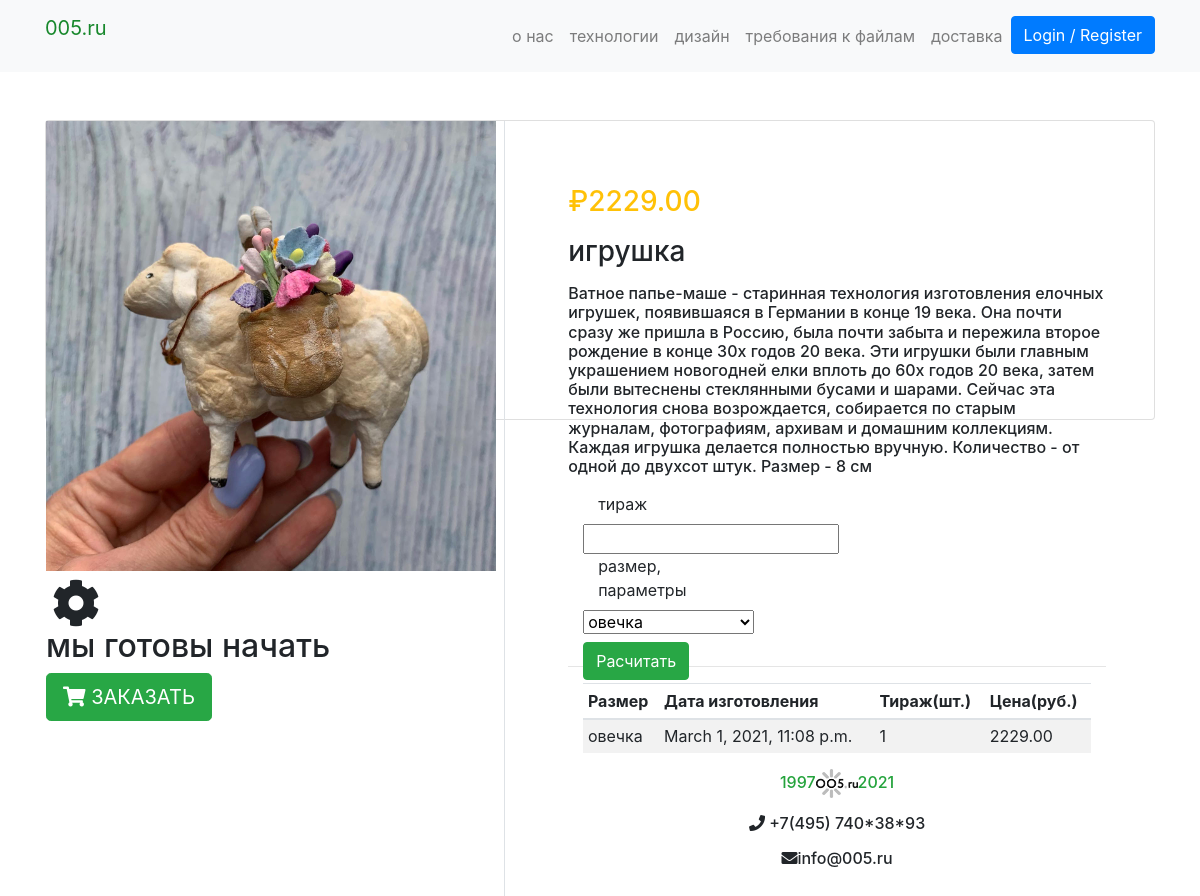
Page /product/sheep_toy/ on the committed database.
### products/models.py (models this page shows, shortened)
class  Product(PolymorphicModel):
    mainimage = models.ImageField(upload_to='products/', blank=True, null=True)
    name = models.CharField(max_length=300, default = None, null=True)
    slug = models.SlugField(default = None, null=True)
    subcategory = models.ForeignKey(SubCategory, on_delete=models.CASCADE, default = None, null=True)
    category = models.ForeignKey(Category, on_delete=models.CASCADE, default = None, null=True)
    preview_text = models.TextField(max_length=50, verbose_name='Preview Text', blank=True, null=True)
    detail_text = models.TextField(max_length=1000, verbose_name='Detail Text', blank=True, null=True)
    lim1 = models.FloatField(default = None, null=True)
    lim2 = models.FloatField(default = None, null=True)
    tirazh = models.IntegerField(null=False)
    t = models.IntegerField(null=True)
    p = models.FloatField(default = None, null=True)
    box_size = models.CharField(max_length=50)
    def timeplus(self):
        t = self.t
        futuredate = datetime.now() + timedelta(days=t)
        return futuredate
    def calc(self):
        boxsize = self.boxsizes_set.get(value = self.box_size)
        a = float(boxsize.b*self.tirazh**2+boxsize.b*self.tirazh**1+boxsize.h)*self.p*1.06
        return "{0:.2f}".format(round(a,0))

class Note2 (Product):
    def __init__(self, *args, **kwargs):
        super(Note2, self).__init__(*args, **kwargs)

class  Product(PolymorphicModel):
    mainimage = models.ImageField(upload_to='products/', blank=True, null=True)
    name = models.CharField(max_length=300, default = None, null=True)
    slug = models.SlugField(default = None, null=True)
    subcategory = models.ForeignKey(SubCategory, on_delete=models.CASCADE, default = None, null=True)
    category = models.ForeignKey(Category, on_delete=models.CASCADE, default = None, null=True)
    preview_text = models.TextField(max_length=50, verbose_name='Preview Text', blank=True, null=True)
    detail_text = models.TextField(max_length=1000, verbose_name='Detail Text', blank=True, null=True)
    lim1 = models.FloatField(default = None, null=True)
    lim2 = models.FloatField(default = None, null=True)
    tirazh = models.IntegerField(null=False)
    t = models.IntegerField(null=True)
    p = models.FloatField(default = None, null=True)
    box_size = models.CharField(max_length=50)
    def timeplus(self):
        t = self.t
        futuredate = datetime.now() + timedelta(days=t)
        return futuredate
    def calc(self):
        boxsize = self.boxsizes_set.get(value = self.box_size)
        a = float(boxsize.b*self.tirazh**2+boxsize.b*self.tirazh**1+boxsize.h)*self.p*1.06
        return "{0:.2f}".format(round(a,0))

class BoxSizes(models.Model):
    value = models.CharField(max_length=80)
    name = models.CharField(max_length=80)
    product = models.ForeignKey(Product, on_delete=models.CASCADE, null = True, blank = True)
    b = models.FloatField(null = True, blank = True)
    h = models.FloatField(null = True, blank = True)
    d = models.FloatField(null = True, blank = True)

### products/views.py (the view)
# urls.py: path('product/<slug>/', new_indexView, name='product'),
def new_indexView(request, slug):
    try:
        product = Product.objects.get(slug = slug)
        boxsizes = tuple(product.boxsizes_set.all().values_list('value', 'name'))
        if not boxsizes:
            boxsizes = (('Не задан', 'Не задан'),)
        print('boxsizes \n ', boxsizes)
        form  = modelform_factory(type(product), fields = ('tirazh', 'box_size'), \
            labels = {'tirazh':'тираж', 'box_size':'размер, параметры'}, \
            widgets = {'box_size': Select(choices=boxsizes) })
    except ObjectDoesNotExist:
        product = None
        form = None
    return render(request, "products/products_details.html", {"form": form, "products": [product]})

### products/templates/products/products_details.html (shortened to what this page needs)
{% extends "products/base.html" %}
{% block content %}
{% for product in products %}
<div class="container my-5">
    <div class="card">
        <div class="row">
            <aside class="col-sm-5 border-right">
    <article class="gallery-wrap">
    <div class="img-big-wrap">
      <div> <a href="#"><img src="/media/{{product.mainimage }}" style="width: 450px"></a></div>
     <i class="fa fa-cog fa-spin fa-3x fa-fw"></i>
     <h2>мы готовы начать</h2>
     <a href="{% url 'mainapp:cart' product.slug %}" class="btn  btn-lg btn-primary btn-success text-uppercase"> <i class="fas fa-shopping-cart"></i>  Заказать </a>
    </div>
    </article>
            </aside>
            <aside class="col-sm-7">
    <article class="card-body p-5">
    <p class="price-detail-wrap">
        <span class="price h3 text-warning">
        <span class="num">₽<span<p>{{product.calc}}</p>  </span>
    <h3 class="title mb-3">{{ product.name }}</h3>
    <h6 class="title mb-3">{{product.detail_text }}</h3>
<div class="container-fluid">
    <form id="product-form">
        <div class="row">
            <div class="form-group col-4">
            {% for field in form %}
                <label class="col-12">{{ field.label }}</label>
                {{ field }}
            {% endfor %}
            <div style="position:absolute;z-index:10000;top:500 px;margin-left: 500 px;">
                <h4> </h4><input type="submit" class= "btn btn-success btn-buy" value="Расчитать" />
                </div>
            </div>
        </div>
</div>
<hr />
<div class="container-fluid">
    <table class="table table-striped table-sm" id="my_products">
        <thead>
            <tr>
                <th>Размер</th>
                <th>Дата изготовления</th>
                <th>Тираж(шт.)</th>
                <th>Цена(руб.)</th>
            </tr>
        </thead>
        <tbody>
        <tr>
            <td>{{product.box_size}}</td>
            <td>{{product.timeplus}}</td>
            <td>{{product.tirazh}}</td>
            <td>{{product.calc}}</td>
        </tr>
        {% endfor %}
        </tbody>
    </table>
</div>
{% endblock content %}

### products/static/css/main.css (style rules this page uses)
.gallery-wrap .img-big-wrap img { height: 450px; width: auto; display: inline-block; cursor: zoom-in; }

### products/templates/products/base.html (style rules this page uses)
.card { height: 300px; }

### rows in the picture
Note2: mainimage (picture), calc "2229.00", name "игрушка", detail_text "Ватное папье-маше - старинная технология изготовления елочных игрушек, появившаяся в Германии в конце 19 века. Она почти сразу же пришла в Россию, была почти забыта и пережила второе рождение в конце 30х годов 20 века. Эти игрушки были главным украшением новогодней елки вплоть до 60х годов 20 века, затем были вытеснены стеклянными бусами и шарами. Сейчас эта технология снова возрождается, собирается по старым журналам, фотографиям, архивам и домашним коллекциям. Каждая игрушка делается полностью вручную. Количество - от одной до двухсот штук. Размер - 8 см", label "тираж" "размер, параметры", box_size "овечка", timeplus "March 1, 2021, 11:08 p.m.", tirazh "1"
